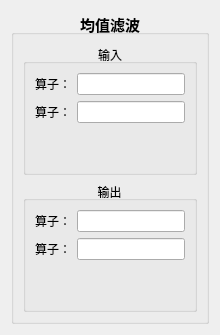
        <widget class="QWidget" name="page_11">
         <layout class="QVBoxLayout" name="verticalLayout_24">
          <item>
           <widget class="QGroupBox" name="groupBox_30">
            <property name="font">
             <font>
              <pointsize>11</pointsize>
              <bold>true</bold>
             </font>
            </property>
            <property name="autoFillBackground">
             <bool>true</bool>
            </property>
            <property name="title">
             <string>均值滤波</string>
            </property>
            <property name="alignment">
             <set>Qt::AlignCenter</set>
            </property>
            <layout class="QVBoxLayout" name="verticalLayout_52">
             <item>
              <widget class="QGroupBox" name="groupBox_31">
               <property name="font">
                <font>
                 <pointsize>9</pointsize>
                 <bold>false</bold>
                </font>
               </property>
               <property name="title">
                <string>输入</string>
               </property>
               <property name="alignment">
                <set>Qt::AlignCenter</set>
               </property>
               <layout class="QVBoxLayout" name="verticalLayout_53">
                <item>
                 <layout class="QVBoxLayout" name="verticalLayout_54">
                  <item>
                   <layout class="QHBoxLayout" name="horizontalLayout_28">
                    <item>
                     <widget class="QLabel" name="label_26">
                      <property name="text">
                       <string>算子：</string>
                      </property>
                     </widget>
                    </item>
                    <item>
                     <widget class="QLineEdit" name="lineEdit_26"/>
                    </item>
                   </layout>
                  </item>
                  <item>
                   <layout class="QHBoxLayout" name="horizontalLayout_29">
                    <item>
                     <widget class="QLabel" name="label_27">
                      <property name="text">
                       <string>算子：</string>
                      </property>
                     </widget>
                    </item>
                    <item>
                     <widget class="QLineEdit" name="lineEdit_27"/>
                    </item>
                   </layout>
                  </item>
                 </layout>
                </item>
                <item>
                 <spacer name="verticalSpacer_14">
                  <property name="orientation">
                   <enum>Qt::Vertical</enum>
                  </property>
                  <property name="sizeHint" stdset="0">
                   <size>
                    <width>20</width>
                    <height>40</height>
                   </size>
                  </property>
                 </spacer>
                </item>
               </layout>
              </widget>
             </item>
             <item>
              <widget class="QGroupBox" name="groupBox_32">
               <property name="font">
                <font>
                 <pointsize>9</pointsize>
                 <bold>false</bold>
                </font>
               </property>
               <property name="title">
                <string>输出</string>
               </property>
               <property name="alignment">
                <set>Qt::AlignCenter</set>
               </property>
               <layout class="QVBoxLayout" name="verticalLayout_55">
                <item>
                 <layout class="QVBoxLayout" name="verticalLayout_56">
                  <item>
                   <layout class="QHBoxLayout" name="horizontalLayout_30">
                    <item>
                     <widget class="QLabel" name="label_28">
                      <property name="text">
                       <string>算子：</string>
                      </property>
                     </widget>
                    </item>
                    <item>
                     <widget class="QLineEdit" name="lineEdit_28"/>
                    </item>
                   </layout>
                  </item>
                  <item>
                   <layout class="QHBoxLayout" name="horizontalLayout_31">
                    <item>
                     <widget class="QLabel" name="label_29">
                      <property name="text">
                       <string>算子：</string>
                      </property>
                     </widget>
                    </item>
                    <item>
                     <widget class="QLineEdit" name="lineEdit_29"/>
                    </item>
                   </layout>
                  </item>
                 </layout>
                </item>
                <item>
                 <spacer name="verticalSpacer_15">
                  <property name="orientation">
                   <enum>Qt::Vertical</enum>
                  </property>
                  <property name="sizeHint" stdset="0">
                   <size>
                    <width>20</width>
                    <height>40</height>
                   </size>
                  </property>
                 </spacer>
                </item>
               </layout>
              </widget>
             </item>
            </layout>
           </widget>
          </item>
         </layout>
        </widget>
